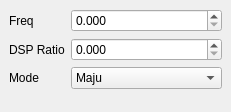
      <widget class="QWidget" name="formLayoutWidget_7">
       <property name="geometry">
        <rect>
         <x>20</x>
         <y>30</y>
         <width>231</width>
         <height>112</height>
        </rect>
       </property>
       <layout class="QFormLayout" name="formLayout_12">
        <property name="horizontalSpacing">
         <number>6</number>
        </property>
        <property name="leftMargin">
         <number>9</number>
        </property>
        <property name="topMargin">
         <number>9</number>
        </property>
        <property name="rightMargin">
         <number>9</number>
        </property>
        <property name="bottomMargin">
         <number>9</number>
        </property>
        <item row="0" column="0">
         <widget class="QLabel" name="label_freq">
          <property name="text">
           <string>Freq </string>
          </property>
         </widget>
        </item>
        <item row="0" column="1">
         <widget class="QDoubleSpinBox" name="dspin_qw_freq">
          <property name="decimals">
           <number>3</number>
          </property>
          <property name="maximum">
           <double>3.000000000000000</double>
          </property>
          <property name="singleStep">
           <double>0.010000000000000</double>
          </property>
         </widget>
        </item>
        <item row="1" column="0">
         <widget class="QLabel" name="label_dspratio">
          <property name="text">
           <string>DSP Ratio</string>
          </property>
         </widget>
        </item>
        <item row="1" column="1">
         <widget class="QDoubleSpinBox" name="dspin_qw_dspratio">
          <property name="decimals">
           <number>3</number>
          </property>
          <property name="maximum">
           <double>1.000000000000000</double>
          </property>
          <property name="singleStep">
           <double>0.001000000000000</double>
          </property>
         </widget>
        </item>
        <item row="2" column="1">
         <widget class="QComboBox" name="comboBox">
          <item>
           <property name="text">
            <string>Maju</string>
           </property>
          </item>
          <item>
           <property name="text">
            <string>Kanan</string>
           </property>
          </item>
          <item>
           <property name="text">
            <string>Kiri</string>
           </property>
          </item>
         </widget>
        </item>
        <item row="2" column="0">
         <widget class="QLabel" name="label_69">
          <property name="text">
           <string>Mode</string>
          </property>
         </widget>
        </item>
       </layout>
      </widget>
